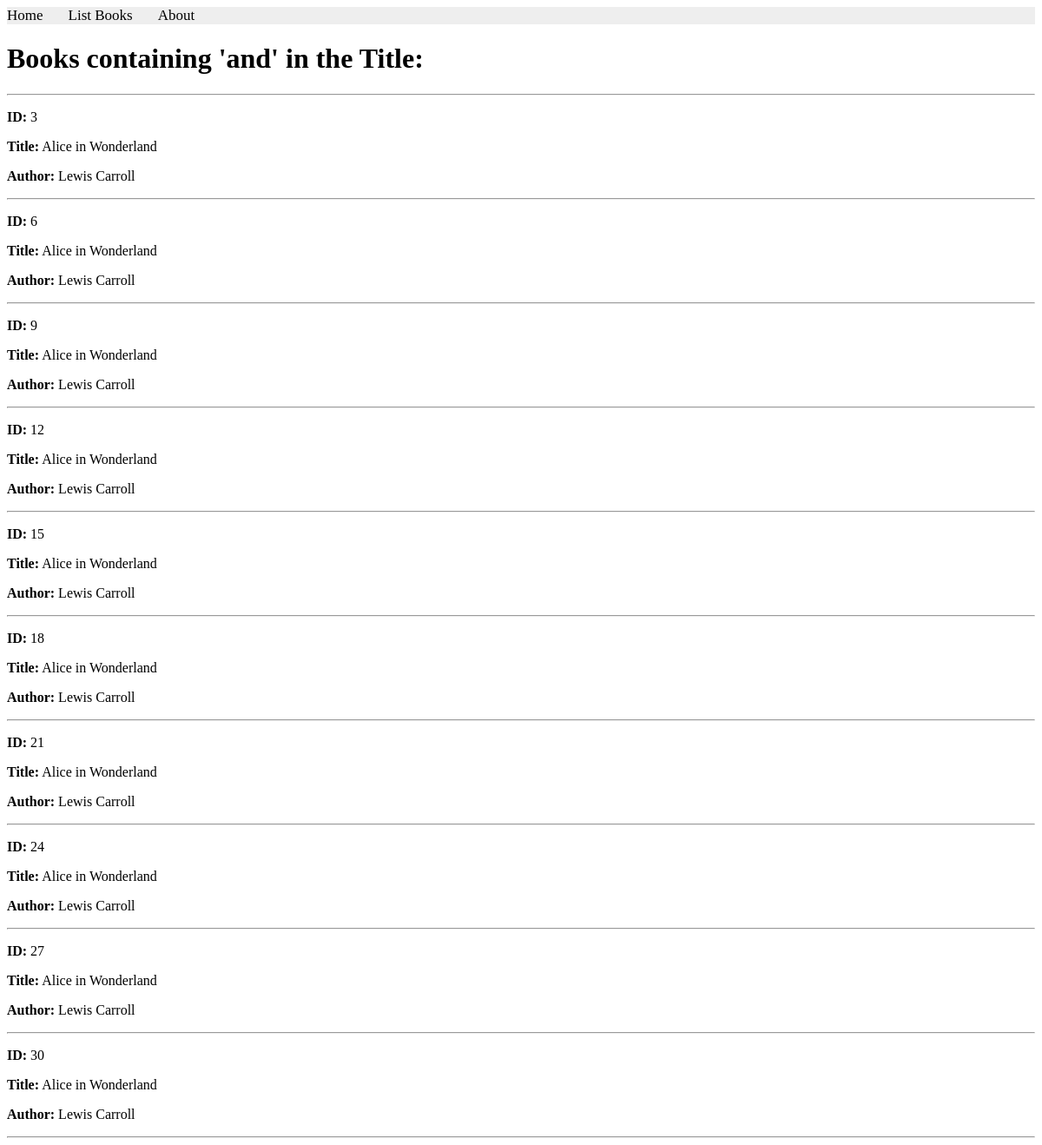
/books/lab7/simple/query/, run on the app's committed database.
### apps/bookmodule/models.py (models this page shows)
class Book(models.Model):
    title = models.CharField(max_length=50)
    author = models.CharField(max_length=50)
    price = models.FloatField(default=0.0)
    edition = models.SmallIntegerField(default=1)

### apps/bookmodule/views.py (the view)
# urls.py: path('lab7/simple/query/', views.simple_query, name="books.simple_query"),
def simple_query(request):
    mybooks = Book.objects.filter(title__icontains='and')
    return render(request, 'bookmodule/bookList.html', {'books': mybooks})

### apps/templates/bookmodule/bookList.html (shortened to what this page needs)
{% extends "layouts/base.html" %}
{% block content %}
    <h1>Books containing 'and' in the Title:</h1>
    <hr>
    {% for obj in books %}
        <p><strong>ID:</strong> {{obj.id}}</p>
        <p><strong>Title:</strong> {{obj.title}}</p>
        <p><strong>Author:</strong> {{obj.author}}</p>
        <hr>
    {% empty %}
        <p>No books found. Did you visit /lab7/add_books/ yet?</p>
    {% endfor %}
{% endblock content %}

### apps/templates/layouts/base.html (shortened to what this page needs)
{% load static %}
<!DOCTYPE html>
<html lang="en">
<head>
    <link rel="stylesheet" href="{% static 'css/styles.css' %}">
</head>
<body>
    {% include 'layouts/header.html' %}
    <div class="container">
        {% block content %}
        {% endblock %}
    </div>
</body>
</html>

### apps/templates/layouts/header.html
{% with url_name=request.resolver_match.url_name %}
<div class="topnav">
    <a class="{% if url_name == 'books.index' %}active{% endif %}" href="{% url 'books.index' %}">Home</a>
    <a class="{% if url_name == 'books.list_books' %}active{% endif %}" href="{% url 'books.list_books' %}">List Books</a>
    <a class="{% if url_name == 'books.aboutus' %}active{% endif %}" href="{% url 'books.aboutus' %}">About</a>
</div>
{% endwith %}

### apps/static/css/styles.css (style rules this page uses)
.topnav { background-color: #eeeeee; width: 100%; }
.topnav a { color: #000000; text-align: center; margin-right: 25px; text-decoration: none; font-size: 17px; }

### data on the page
Book: id "3", title "Alice in Wonderland", author "Lewis Carroll"
Book: id "6", title "Alice in Wonderland", author "Lewis Carroll"
Book: id "9", title "Alice in Wonderland", author "Lewis Carroll"
Book: id "12", title "Alice in Wonderland", author "Lewis Carroll"
Book: id "15", title "Alice in Wonderland", author "Lewis Carroll"
Book: id "18", title "Alice in Wonderland", author "Lewis Carroll"
Book: id "21", title "Alice in Wonderland", author "Lewis Carroll"
Book: id "24", title "Alice in Wonderland", author "Lewis Carroll"
Book: id "27", title "Alice in Wonderland", author "Lewis Carroll"
Book: id "30", title "Alice in Wonderland", author "Lewis Carroll"
